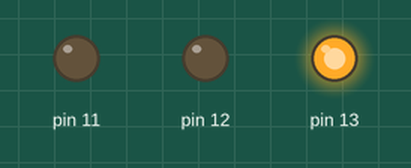
Simulated run of this sketch. Board: Arduino Uno, built with avr-gcc and run on an emulated ATmega328P. Shown: output pins drawn as LEDs (lit = HIGH).

Above: at 0.5 s.
At 1.5 s:
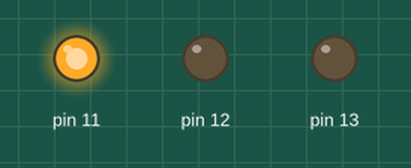
At 5.5 s:
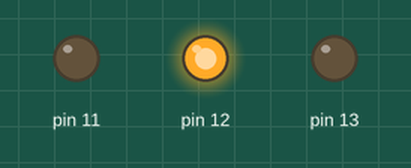
Timing chart, 0 to 6.9 s (numbered marks = the images above):
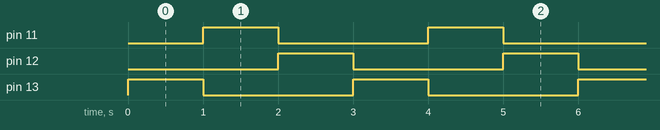

Measured:
- by itself, pin 11–13: alternates HIGH for 1.0 s and LOW for 2.0 s
- by itself, everything shown: repeats every 3.0 s, in 3 steps

The sketch:

sem_vetor.ino
```cpp
int semaforo1[3];

void setup()
{

  semaforo1[0] = 13;
  semaforo1[1] = 12;
  semaforo1[2] = 11;


  pinMode(semaforo1[0], OUTPUT);
  pinMode(semaforo1[1], OUTPUT);
  pinMode(semaforo1[2], OUTPUT);
}

void loop()
{
  digitalWrite(semaforo1[0], HIGH);
  digitalWrite(semaforo1[1], LOW);
  digitalWrite(semaforo1[2], LOW);
  delay(1000);
  digitalWrite(semaforo1[0], LOW);
  digitalWrite(semaforo1[1], LOW);
  digitalWrite(semaforo1[2], HIGH);
  delay(1000);
  digitalWrite(semaforo1[0], LOW);
  digitalWrite(semaforo1[1], HIGH);
  digitalWrite(semaforo1[2], LOW);
  delay(1000);

}
```
